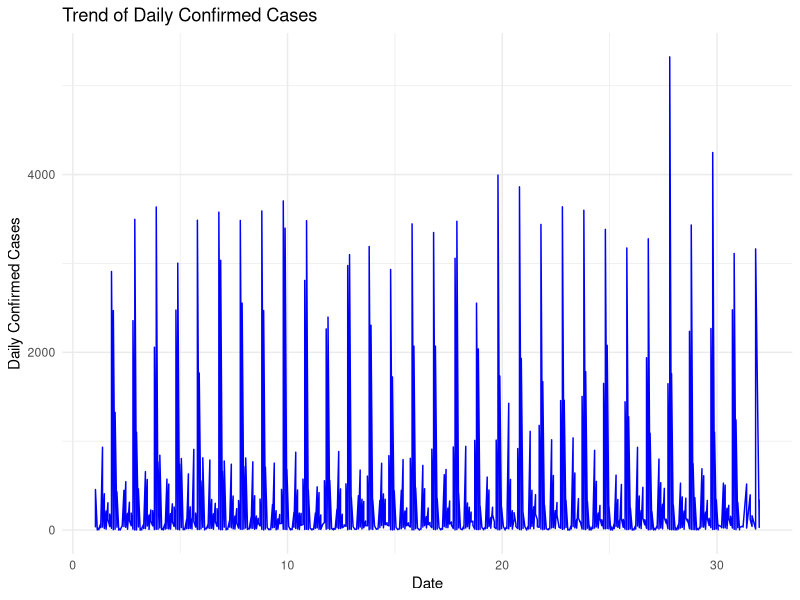
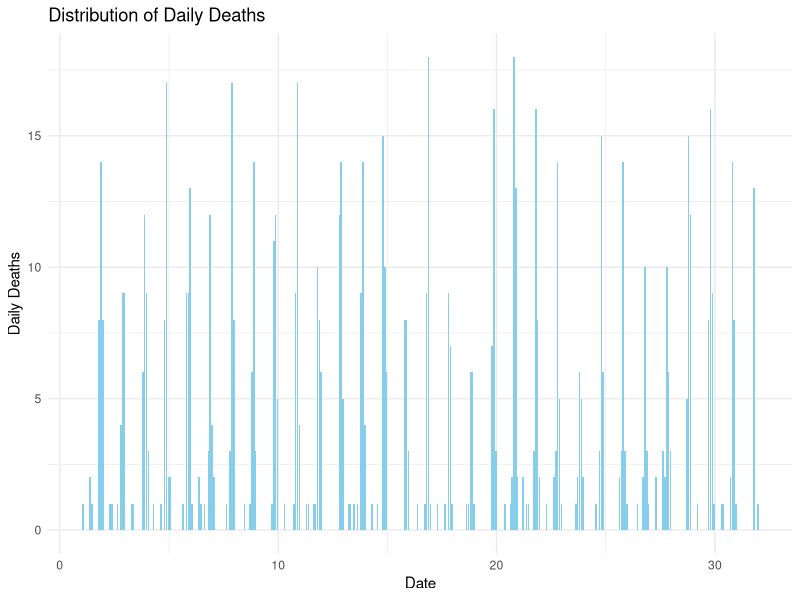

Here is the R script that generated these plots, in order:
# Load required libraries
library(readr)
library(ggplot2)

# Read the data from CSV
data <- read_csv("Raw Data/covid19_sg.csv")

# Convert Date column to Date format
data$Date <- as.Date(data$Date)

# Line plot for daily confirmed cases
ggplot(data, aes(x = Date, y = `Daily Confirmed`)) +
  geom_line(color = "blue") +
  labs(title = "Trend of Daily Confirmed Cases",
       x = "Date",
       y = "Daily Confirmed Cases") +
  theme_minimal()

# Bar plot for daily deaths
ggplot(data, aes(x = Date, y = `Daily Deaths`)) +
  geom_bar(stat = "identity", fill = "skyblue") +
  labs(title = "Distribution of Daily Deaths",
       x = "Date",
       y = "Daily Deaths") +
  theme_minimal()
